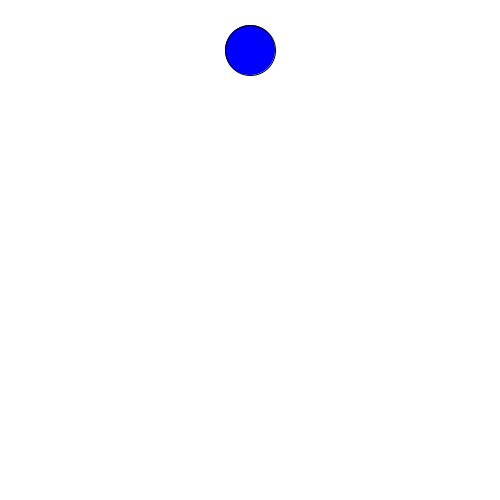
Frame 1 (no input)
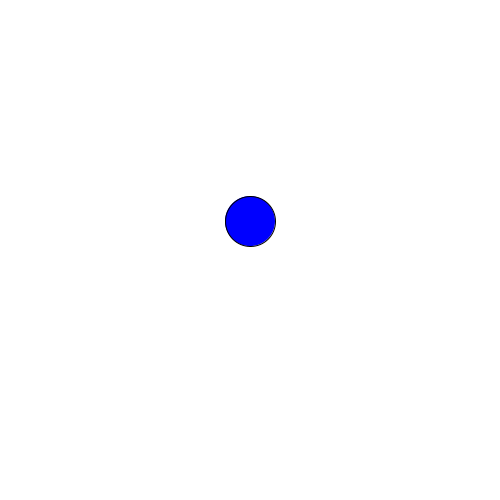
Frame 60 (the mouse pressed at the canvas centre just before this capture)
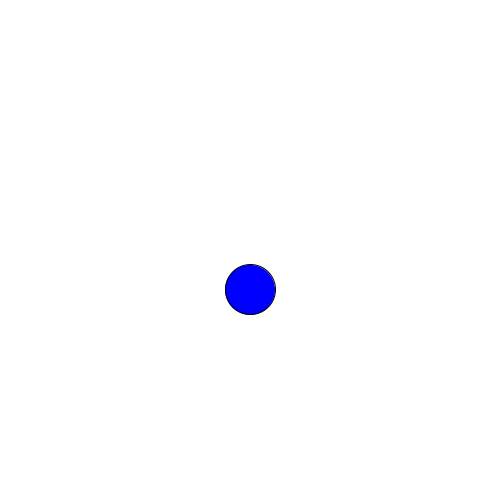
Frame 120 (the mouse held since frame 60 and released just before this capture)

The Processing sketch that drew these frames (run headless with seeded random() and noise(); from frame 60 on, the mouse is pressed at the canvas centre):

// Processing sketch: pena_gravity
// ── pena_gravity.pde
float x, y, d;
float ySpeed;
float gravity;
void setup (){
  size(500,500);
  background(255);
  x = width/2;
  d = 50;
  y = d;
  ySpeed = 0;
  gravity = .1;
 
}

void draw (){
  background(255);
  fill(0, 0, 255);
  ellipse(x, y, d, d);
  y+=ySpeed;
  ySpeed+= gravity;
  if(y + d/2 >= height){
    ySpeed*=-.9;
    y = height - d/2;
  }
} 
 
